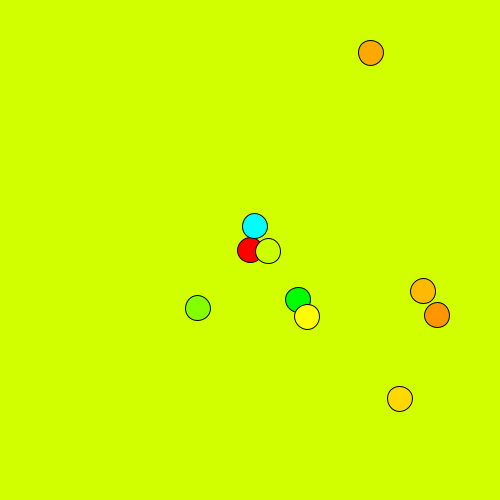
Frame 1 (no input)
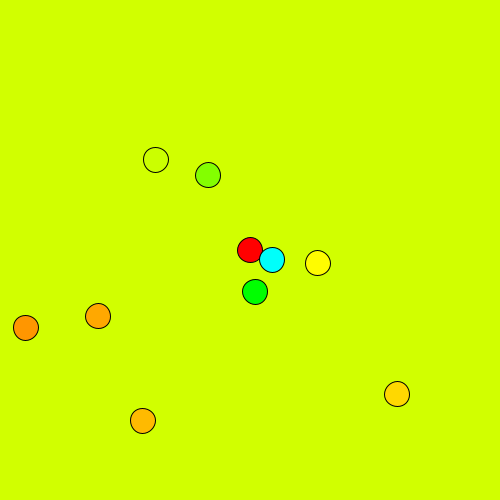
Frame 60 (the mouse pressed at the canvas centre just before this capture)
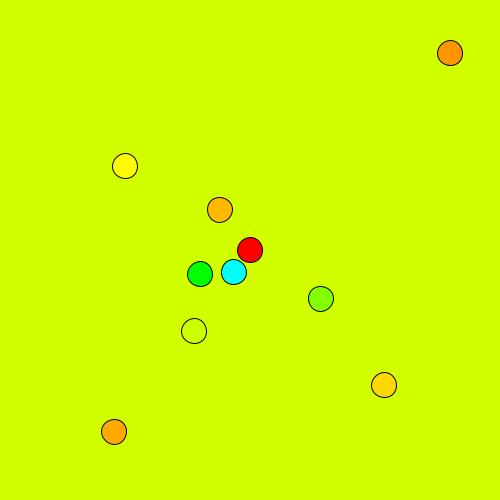
Frame 120 (the mouse held since frame 60 and released just before this capture)

The Processing sketch that drew these frames (run headless with seeded random() and noise(); from frame 60 on, the mouse is pressed at the canvas centre):

// Processing sketch: processing_152062
// ── processing_152062.pde

/*
 * Creative Coding
 * Week 3, 02 - array with sin()
 * by Indae Hwang and Jon McCormack
 * Copyright (c) 2014 Monash University
 *
 * This program demonstrates the use of arrays.
 * It creates three arrays that store the y-position, xspeed and xphase of some oscillating circles.
 * You can change the number of circles by changing the value of num in setup()
 * You can change the background colour by holding the left mouse button and dragging.
 * You can toggle tracks by pressing the 't' key
 */

int     num;    // the number of items in the array (# of circles)
boolean notrack = true; // toggles tracks or notracks
float[] y;      // y-position of each circle (fixed)
float[] x;      // x-position of each circle
float[] xspeed;  // xspeed of each circle
float[] yspeed;  // yspeed of each circle
float[] xphase;  // xphase of each circle
float[] yphase;  // yphase of each circle
float[] chue;  // hue of each circle

float hue = 50;
float saturation = 255;
float brightness = 255;

float circle_size;

void setup() {
  size(500, 500);
  colorMode(HSB, 255);
  background(hue, saturation, brightness);
  num = 10;
  circle_size = width/2/num;

  // allocate space for each array
  x = new float[num];
  y = new float[num];
  xspeed = new float[num];
  yspeed = new float[num];
  xphase = new float[num];
  yphase = new float[num];
  chue = new float[num];

  // calculate the gap in y based on the number of circles
  float gap = height / (num + 1);

  //setup an initial value for each item in the array
  for (int i=0; i<num; i++) {
    y[i] = gap * (i + 1);      // y is constant for each so can be calculated once
    xspeed[i] = random(5);
    yspeed[i] = random(5);
    xphase[i] = random(TWO_PI);
    yphase[i] = random(TWO_PI);
  }
}


void draw() {
  if (notrack)
    background(hue, saturation, brightness);

  for (int i=0; i<num; i++) {
    // calculate the x-position of each ball based on the xspeed, xphase and current frame
    if (xspeed[i] > 0)
      x[i] = width/2 + sin(radians(frameCount*xspeed[i] ) + xphase[i])* circle_size * i;
      y[i] = width/2 + cos(radians(frameCount*yspeed[i] ) + yphase[i])* circle_size * i;
      chue[i] = 255 / (i + 1);
    fill(chue[i], 255, 255);
    ellipse(x[i], y[i], circle_size, circle_size);
  }
}


// change the background colour if the mouse is dragged
void mouseDragged() {
  hue = map(mouseX, 0, width, 0, 255);
  saturation = map(mouseY, 0, height, 0, 255);
  brightness = map(mouseX+mouseY, 0, width+height, 255, 0);
}

void mouseClicked() {
  for (int i=0; i<num; i++) {
    if (dist(mouseX, mouseY, x[i], y[i]) <= circle_size/2){
      if (xspeed[i] == 0) {
        xspeed[i] = random(5);
        yspeed[i] = random(5);
      } else {
        xspeed[i] = 0;
        yspeed[i] = 0;
      }
    }
  }
}

void keyReleased() {
  if (key == 't') {
    if (notrack) {
      notrack = false;
    } else {
      notrack = true;
    }
  }
}
